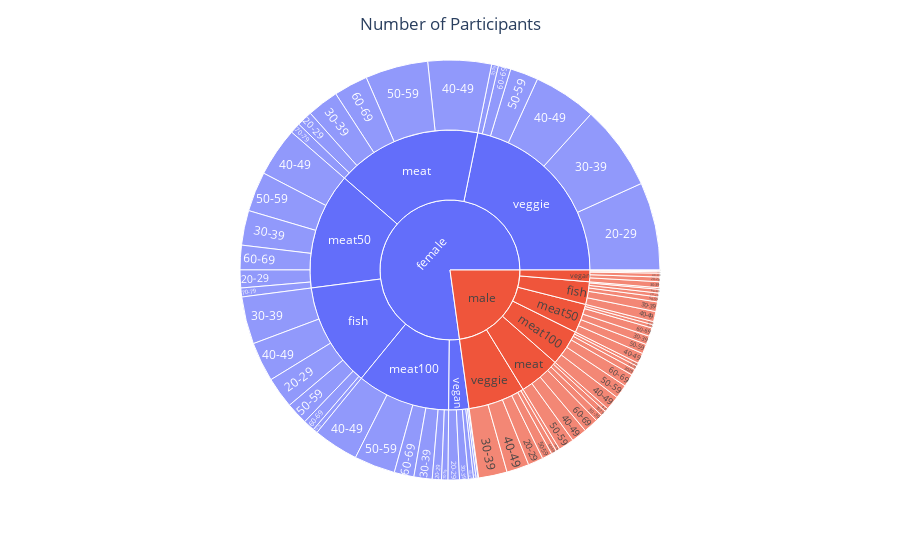

The cell this chart's notebook holds for it:
### Code cell
fig = px.sunburst(grouped_data, path=['sex', 'diet_group', 'age_group'], values='n_participants')
fig.update_layout(title='Number of Participants', title_x=0.5)
fig.show()

### Figure 1 — Plotly figure (JSON) as saved in the notebook; plotly's stock layout.template omitted (floating-point values rounded to 4 significant figures)
{"data": [{"branchvalues": "total", "domain": {"x": [0, 1], "y": [0, 1]}, "hovertemplate": "labels=%{label}<br>n_participants=%{value}<br>parent=%{parent}<br>id=%{id}<extra></extra>", "ids": ["female/fish/20-29", "male/fish/20-29", "female/meat/20-29", "male/meat/20-29", "female/meat100/20-29", "male/meat100/20-29", "female/meat50/20-29", "male/meat50/20-29", "female/vegan/20-29", "male/vegan/20-29", "female/veggie/20-29", "male/veggie/20-29", "female/fish/30-39", "male/fish/30-39", "female/meat/30-39", "male/meat/30-39", "female/meat100/30-39", "male/meat100/30-39", "female/meat50/30-39", "male/meat50/30-39", "female/vegan/30-39", "male/vegan/30-39", "female/veggie/30-39", "male/veggie/30-39", "female/fish/40-49", "male/fish/40-49", "female/meat/40-49", "male/meat/40-49", "female/meat100/40-49", "male/meat100/40-49", "female/meat50/40-49", "male/meat50/40-49", "female/vegan/40-49", "male/vegan/40-49", "female/veggie/40-49", "male/veggie/40-49", "female/fish/50-59", "male/fish/50-59", "female/meat/50-59", "male/meat/50-59", "female/meat100/50-59", "male/meat100/50-59", "female/meat50/50-59", "male/meat50/50-59", "female/vegan/50-59", "male/vegan/50-59", "female/veggie/50-59", "male/veggie/50-59", "female/fish/60-69", "male/fish/60-69", "female/meat/60-69", "male/meat/60-69", "female/meat100/60-69", "male/meat100/60-69", "female/meat50/60-69", "male/meat50/60-69", "female/vegan/60-69", "male/vegan/60-69", "female/veggie/60-69", "male/veggie/60-69", "female/fish/70-79", "male/fish/70-79", "female/meat/70-79", "male/meat/70-79", "female/meat100/70-79", "male/meat100/70-79", "female/meat50/70-79", "male/meat50/70-79", "female/vegan/70-79", "male/vegan/70-79", "female/veggie/70-79", "male/veggie/70-79", "female/fish", "male/fish", "female/meat", "male/meat", "female/meat100", "male/meat100", "female/meat50", "male/meat50", "female/vegan", "male/vegan", "female/veggie", "male/veggie", "female", "male"], "labels": ["20-29", "20-29", "20-29", "20-29", "20-29", "20-29", "20-29", "20-29", "20-29", "20-29", "20-29", "20-29", "30-39", "30-39", "30-39", "30-39", "30-39", "30-39", "30-39", "30-39", "30-39", "30-39", "30-39", "30-39", "40-49", "40-49", "40-49", "40-49", "40-49", "40-49", "40-49", "40-49", "40-49", "40-49", "40-49", "40-49", "50-59", "50-59", "50-59", "50-59", "50-59", "50-59", "50-59", "50-59", "50-59", "50-59", "50-59", "50-59", "60-69", "60-69", "60-69", "60-69", "60-69", "60-69", "60-69", "60-69", "60-69", "60-69", "60-69", "60-69", "70-79", "70-79", "70-79", "70-79", "70-79", "70-79", "70-79", "70-79", "70-79", "70-79", "70-79", "70-79", "fish", "fish", "meat", "meat", "meat100", "meat100", "meat50", "meat50", "vegan", "vegan", "veggie", "veggie", "female", "male"], "name": "", "parents": ["female/fish", "male/fish", "female/meat", "male/meat", "female/meat100", "male/meat100", "female/meat50", "male/meat50", "female/vegan", "male/vegan", "female/veggie", "male/veggie", "female/fish", "male/fish", "female/meat", "male/meat", "female/meat100", "male/meat100", "female/meat50", "male/meat50", "female/vegan", "male/vegan", "female/veggie", "male/veggie", "female/fish", "male/fish", "female/meat", "male/meat", "female/meat100", "male/meat100", "female/meat50", "male/meat50", "female/vegan", "male/vegan", "female/veggie", "male/veggie", "female/fish", "male/fish", "female/meat", "male/meat", "female/meat100", "male/meat100", "female/meat50", "male/meat50", "female/vegan", "male/vegan", "female/veggie", "male/veggie", "female/fish", "male/fish", "female/meat", "male/meat", "female/meat100", "male/meat100", "female/meat50", "male/meat50", "female/vegan", "male/vegan", "female/veggie", "male/veggie", "female/fish", "male/fish", "female/meat", "male/meat", "female/meat100", "male/meat100", "female/meat50", "male/meat50", "female/vegan", "male/vegan", "female/veggie", "male/veggie", "female", "male", "female", "male", "female", "male", "female", "male", "female", "male", "female", "male", "", ""], "type": "sunburst", "values": [1329, 163, 669, 151, 393, 132, 764, 131, 487, 198, 3752, 646, 2024, 412, 1350, 304, 778, 260, 1483, 370, 376, 251, 3634, 1221, 1689, 432, 2710, 663, 1935, 616, 2093, 448, 219, 165, 2696, 961, 946, 214, 2682, 671, 1753, 591, 1698, 410, 106, 62, 1203, 426, 492, 159, 1456, 634, 843, 543, 1047, 364, 81, 52, 536, 229, 195, 68, 450, 231, 274, 168, 381, 143, 25, 19, 289, 158, 6675, 1448, 9317, 2654, 5976, 2310, 7466, 1866, 1294, 747, 12110, 3641, 42838, 12666]}], "layout": {"legend": {"tracegroupgap": 0}, "margin": {"t": 60}, "title": {"text": "Number of Participants", "x": 0.5}}}
